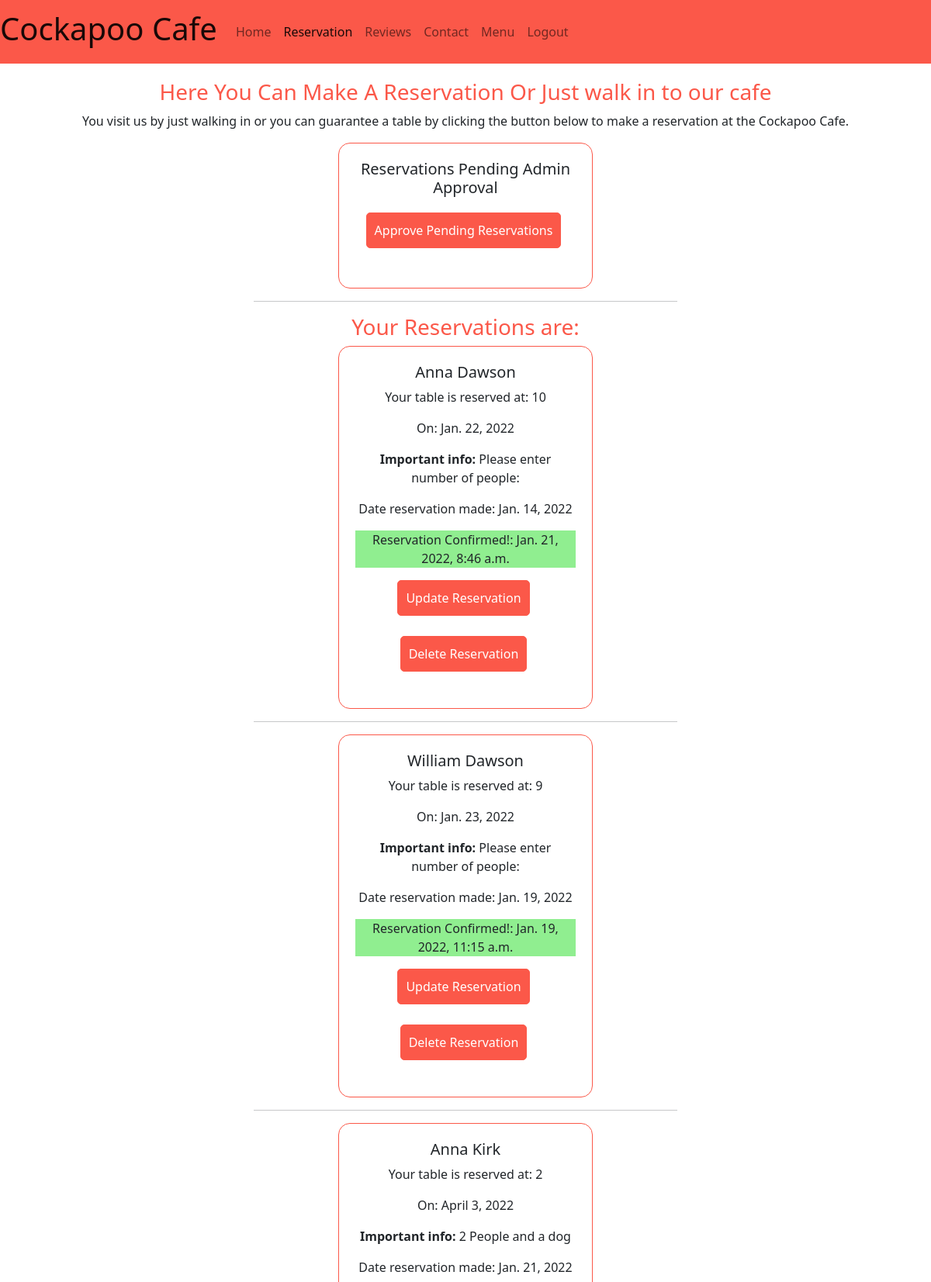
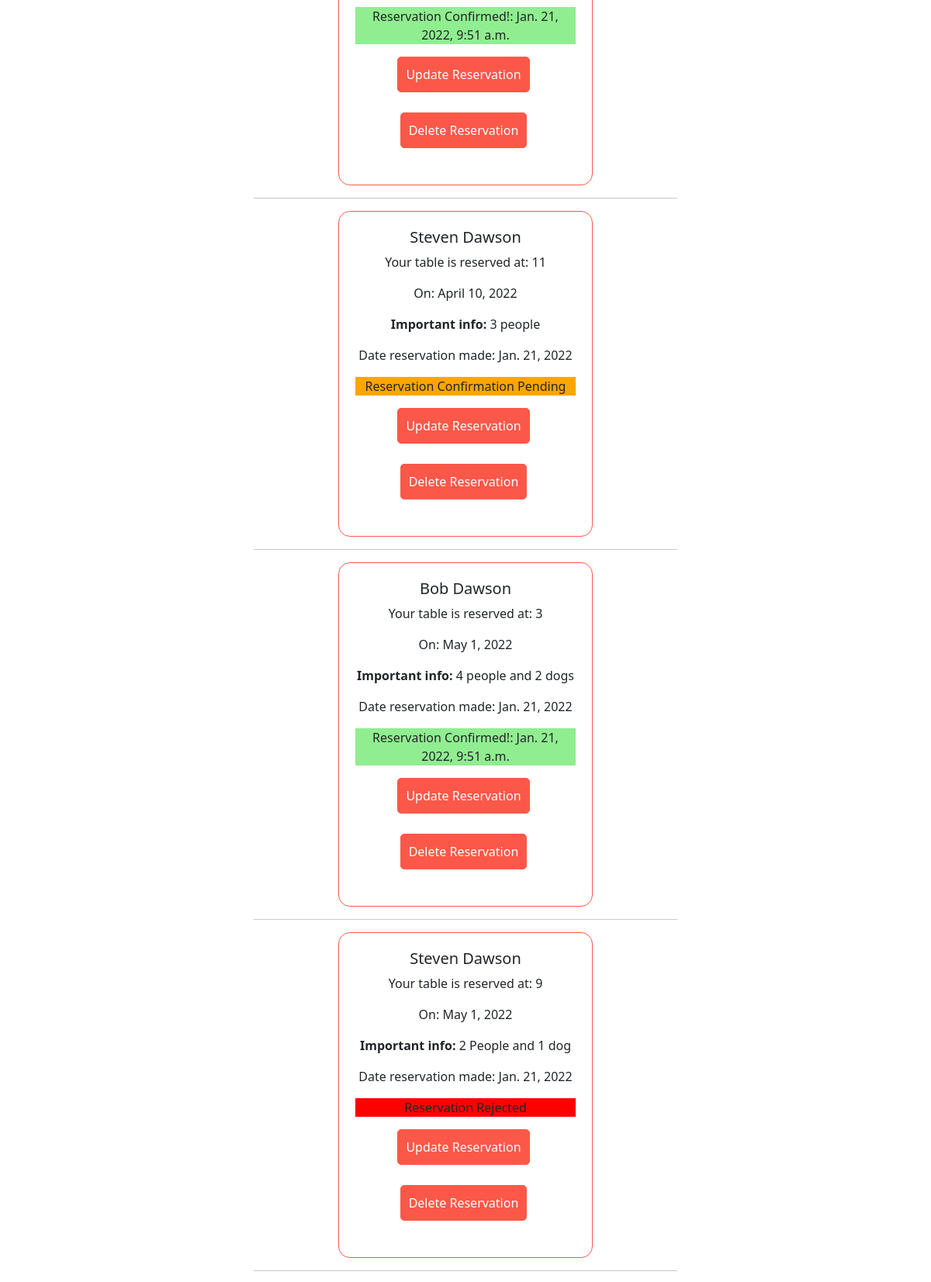
/reservation/ (signed in, upper part), run on the app's committed database (2 pictures, top to bottom).
### reservation/models.py (models this page shows, shortened)
class Reservation(models.Model):
    first_name = models.CharField(max_length=100, unique=False)
    last_name = models.CharField(max_length=100, unique=False)
    email = models.EmailField(max_length=100, unique=False)
    phone = models.CharField(validators=[Phone_Regex], max_length=60,
                             null=True, blank=True)
    time = models.CharField(max_length=100, choices=Reservation_Choices,
                            default='9')
    datetime = models.DateField(auto_now_add=False, null=True, blank=False)
    information = models.TextField(blank=False,
                                   default='Please enter number of people:')
    sent_date = models.DateField(auto_now_add=True)
    accepted = models.BooleanField(default=False)
    rejected = models.BooleanField(default=False)
    accepted_date = models.DateTimeField(auto_now=True, null=True)
    user = models.ForeignKey(User, blank=True, null=True,
                             on_delete=models.CASCADE)
    class Meta:
        constraints = [
            models.CheckConstraint(
                check=Q(datetime__lte=F('datetime.now().date()')),
                name='start_before_end')
        ]

### reservation/views.py (the view)
# urls.py: path('', views.ReservationListView.as_view(), name="reservation"),
class ReservationListView(ListView):
    model = Reservation
    queryset = Reservation.objects.all().order_by('datetime')
    template_name = 'reservation/reservation.html'

### reservation/templates/reservation/reservation.html (shortened to what this page needs)
{% extends 'base.html' %}
{% load static %}
{% block content %}
    {% if user.is_authenticated %}
    <div class=" container">
        <div class="res-title">
            <h3>Here You Can Make A Reservation Or Just walk in to our cafe</h3>
            <p>You visit us by just walking in or you can guarantee a table by clicking the button below to make a reservation at the Cockapoo Cafe.</p>
        </div>
        {% if request.user.is_superuser %}
            <div class="row row-cols-1 row-cols-md-2 g-4 justify-content-center made-reservation">
                <div class="col">
                    <div class="card">
                        <div class="card-body text-center">
                            <h5 class="card-title">Reservations Pending Admin Approval</h5>
                            <p id="make-reservation-btn"><a class="menu-btn inline-flex" href="{% url 'approve_reservation' %}">Approve Pending Reservations</a></p>
                        </div>
                    </div>
                    <hr>
                </div>
            </div>
        {% endif %}
            <div>
                <h3>Your Reservations are:</h3>
            </div>
        {% for res in object_list %}
            {% if request.user.is_superuser %}
                <div class="row row-cols-1 row-cols-md-2 g-4 justify-content-center made-reservation">
                    <div class="col">
                        <div class="card">
                            <div class="card-body text-center">
                                <h5 class="card-title">{{ res.first_name }} {{ res.last_name }}</h5>
                                <p class="card-text">Your table is reserved at: {{ res.time }}</p>
                                <p class="card-text"> On: {{ res.datetime }}</p>
                                <p class="card-text"><strong>Important info:</strong> {{ res.information }}</p>
                                <p class="card-text">Date reservation made: {{ res.sent_date }}</p>
                                {% if res.accepted %}
                                    <p class="card-text confirmed-reservation">Reservation Confirmed!: {{ res.accepted_date }}</p>
                                {% elif res.rejected %}
                                    <p class="card-text rejected-reservation">Reservation Rejected</p>
                                {% else %}
                                    <p class="card-text pending-reservation">Reservation Confirmation Pending</p>
                                {% endif %}
                                <p class="inline-flex"><a href="{% url 'update_reservation' res.id %}" class="menu-btn">Update Reservation</a></p>
                                <p class="inline-flex"><a href="{% url 'delete_reservation' res.id %}" class="menu-btn">Delete Reservation</a></p>
                            </div>
                        </div>
                        <hr>
                    </div>
                </div>
            {% endif %}
        {% endfor %}
    </div>
    {% endif %}
{% endblock %}

### static/css/style.css (style rules this page uses)
body { min-height: 100vh; display: flex; flex-direction: column; }
.menu-btn { background-color: #fb5849; color: #fff; border: 1px solid #fb5849; padding: 10px; border-radius: 5px; margin-bottom: 10px; margin-right: 5px; text-decoration: none; }
.inline-flex { display: inline-flex; }
div.card { width: 60%; margin: 0 auto; margin-bottom: 10px;; }
.card { border: 1px solid #fb5849; border-radius: 15px; padding: 5px; }
h3 { color: #fb5849; text-align: center; }
.res-title { margin: 0 auto; text-align: center; }
#make-reservation-btn { text-align: center; margin: 20px auto; }
.confirmed-reservation { background-color: lightgreen; }
.pending-reservation { background-color: orange; }
.rejected-reservation { background-color: red; }

### data on the page
Reservation: first_name "Anna", last_name "Dawson", time "10", datetime "Jan. 22, 2022", information "Please enter number of people:", sent_date "Jan. 14, 2022", accepted_date "Jan. 21, 2022, 8:46 a.m."
Reservation: first_name "William", last_name "Dawson", time "9", datetime "Jan. 23, 2022", information "Please enter number of people:", sent_date "Jan. 19, 2022", accepted_date "Jan. 19, 2022, 11:15 a.m."
Reservation: first_name "Anna", last_name "Kirk", time "2", datetime "April 3, 2022", information "2 People and a dog", sent_date "Jan. 21, 2022", accepted_date "Jan. 21, 2022, 9:51 a.m."
Reservation: first_name "Steven", last_name "Dawson", time "11", datetime "April 10, 2022", information "3 people", sent_date "Jan. 21, 2022", accepted "Reservation Confirmation Pending"
Reservation: first_name "Bob", last_name "Dawson", time "3", datetime "May 1, 2022", information "4 people and 2 dogs", sent_date "Jan. 21, 2022", accepted_date "Jan. 21, 2022, 9:51 a.m."
Reservation: first_name "Steven", last_name "Dawson", time "9", datetime "May 1, 2022", information "2 People and 1 dog", sent_date "Jan. 21, 2022", accepted "Reservation Rejected"
